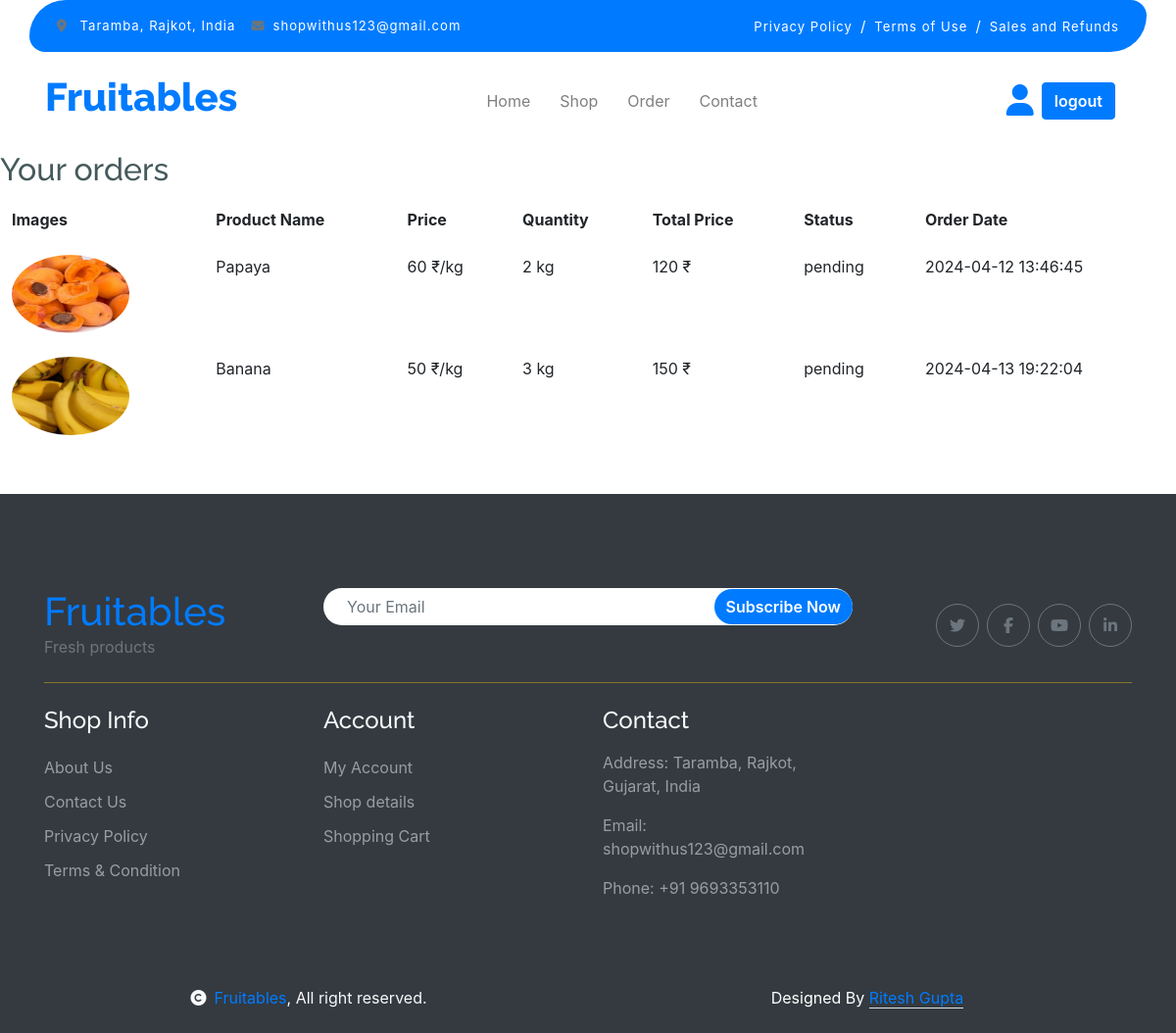
Page /order.php (signed in) on the committed database.
### tables this page shows
CREATE TABLE `orders` (
  `id` int(10) NOT NULL,
  `customer_id` varchar(15) NOT NULL,
  `product_id` int(10) NOT NULL,
  `qty` int(5) NOT NULL,
  `total_price` int(10) NOT NULL,
  `status` varchar(20) NOT NULL DEFAULT 'pending',
  `time` timestamp NOT NULL DEFAULT current_timestamp()
);

CREATE TABLE `product` (
  `id` int(5) NOT NULL,
  `p_name` varchar(30) NOT NULL,
  `p_prize` int(3) NOT NULL,
  `p_desc` varchar(100) NOT NULL,
  `p_img` varchar(200) NOT NULL
);

### order.php (the view, shortened to what this page needs)
<?php
if(isset($_SESSION['user_id'])){
include_once('header.php');
include_once("database/connection.php");
$u_id = $_SESSION['user_id'];
$q = "SELECT * from `orders` where customer_id = '$u_id'";
$result = mysqli_query($con, $q);
?>
<br>
<table class="table table-borderless">
      <h2>Your orders</h2>
    <thead>
      <tr>
        <th>Images</th>
        <th>Product Name</th>
        <th>Price</th>
        <th>Quantity</th>
        <th>Total Price</th>
        <th>Status</th>
        <th>Order Date</th>
      </tr>
    </thead>
    <tbody>
            <?php
            while ($row = mysqli_fetch_array($result)){
            ?>
        <tr>
            <td>
                <?php
                $q = "SELECT p_img FROM `product` WHERE id= $row[2];";
                $run = mysqli_query($con, $q);
                $r = mysqli_fetch_array($run);
                 ?>
                 <img src="admin/images/<?php echo $r[0]; ?>" alt="product image" class="rounded-circle" height="80px" width="120px">
            </td>
            <td>
                <?php
                $q = "SELECT p_name FROM `product` WHERE id= $row[2];";
                $run = mysqli_query($con, $q);
                $r = mysqli_fetch_array($run);
                echo $r[0]; ?>
            </td>
            <td>
                <?php
                $q = "SELECT p_prize FROM `product` WHERE id= $row[2];";
                $run = mysqli_query($con, $q);
                $r = mysqli_fetch_array($run);
                echo $r[0]; ?> ₹/kg
            </td>
            <td><?php echo $row[3]; ?> kg</td>
            <td><?php echo $row[4]; ?> ₹</td>
            <td><?php echo $row[5]; ?></td>
            <td><?php echo $row[6]; ?></td>
        </tr>
        <?php
        }
        ?>
    </tbody>
</table>
<?php
include_once("footer.php");
?>
<?php
}
else{
    header('location:login.php');
}
?>

### rows in the picture
orders: product.p_img (picture), product.p_name "Papaya", product.p_prize "60", qty "2", total_price "120", status "pending", time "2024-04-12 13:46:45"
orders: product.p_img (picture), product.p_name "Banana", product.p_prize "50", qty "3", total_price "150", status "pending", time "2024-04-13 19:22:04"
